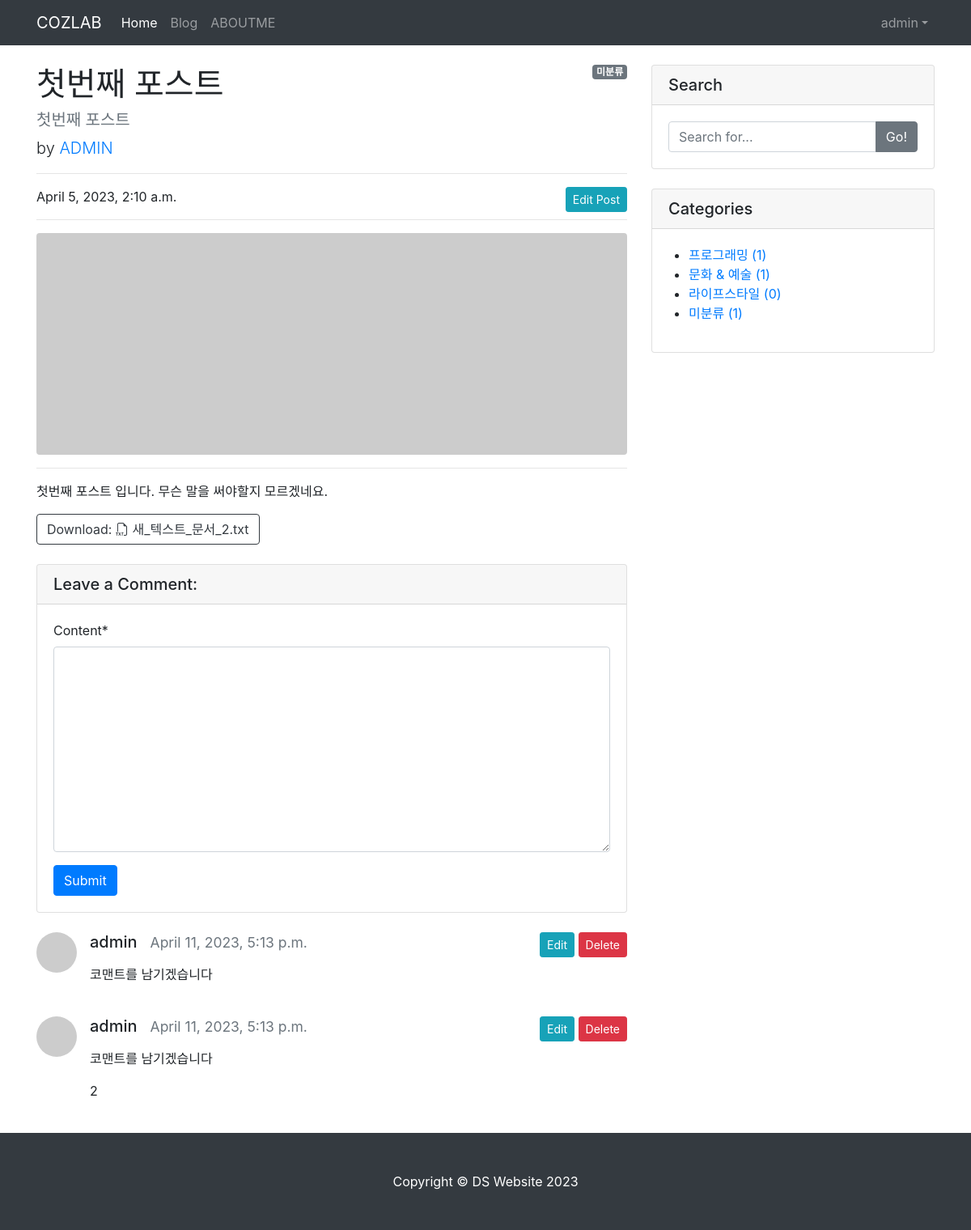
Page /blog/1/ (signed in) on the committed database.
### blog/models.py (models this page shows, shortened)
class Post(models.Model):
    title = models.CharField(max_length=30)
    hook_text = models.CharField(max_length=100, blank=True)
    content = models.TextField()
    head_image = models.ImageField(upload_to='blog/images/%Y/%m/%d/', blank=True)
    file_upload = models.FileField(upload_to='blog/files/%Y/%m/%d/', blank=True)
    created_at = models.DateTimeField(auto_now_add=True)
    updated_at = models.DateTimeField(auto_now=True)
    author = models.ForeignKey(User, null=True, on_delete=models.SET_NULL)
    category = models.ForeignKey(Category, null=True, blank=True, on_delete=models.SET_NULL)
    tags = models.ManyToManyField(Tag, blank=True)
    def get_absolute_url(self):
        return f'/blog/{self.pk}'
    def get_file_name(self):
        return os.path.basename(self.file_upload.name)
    def get_file_ext(self):
        return self.get_file_name().split('.')[-1]

class Comment(models.Model):
    post = models.ForeignKey(Post, on_delete=models.CASCADE)
    author = models.ForeignKey(User, on_delete=models.CASCADE)
    content = models.TextField()
    created_at = models.DateTimeField(auto_now_add=True)
    modified_at = models.DateTimeField(auto_now=True)
    def __str__(self):
        return f'{self.author}::{self.content}'

class Category(models.Model):
    name = models.CharField(max_length=50, unique=True)
    slug = models.SlugField(max_length=200, unique=True, allow_unicode = True)
    def __str__(self):
        return self.name
    def get_absolute_url(self):
        return f'/blog/category/{self.slug}/'

### blog/views.py (the view)
# urls.py: path('<int:pk>/', views.PostDetail.as_view()),
class PostDetail(DetailView):
    model = Post
    def get_context_data(self, **kwargs):
        context = super(PostDetail,self).get_context_data()
        context['categories'] = Category.objects.all()
        context['no_category_post_count'] = Post.objects.filter(category=None).count()
        context['comment_form'] = CommentForm
        return context

### blog/templates/blog/post_detail.html (shortened to what this page needs)
{% extends 'base.html' %}
{% load crispy_forms_tags %}
{% block main_area %}
<div class="row">
    <div class="col-md-8" id="main-area">
        <div id="post-area">
            {% if post.category %}
            <span class="badge badge-secondary float-right">{{ post.category }}</span>
            {% else %}
            <span class="badge badge-secondary float-right">미분류</span>
            {% endif %}
        <h1 class="mt-4">{{ post.title }}</h1>
        <h5 class="text-muted">{{ post.hook_text }}</h5>
        <p class="lead">
            by
            <a href="#">{{ post.author | upper }}</a>
        </p>
        <hr />
        {% if user.is_authenticated and user == post.author %}
        <a class="btn btn-info btn-sm float-right" href="/blog/update_post/{{ post.pk }}/" role="button">
        Edit Post
        </a>
        {% endif %}
        <p>{{ post.created_at }}</p>
        <hr />
        {% if post.head_image %}
        <img class="img-fluid rounded" src="{{ post.head_image.url }}" alt="{{ post.title }} head_image" />
        {% else %}
        <img class="img-fluid rounded" src="https://picsum.photos/seed/{{ post.id }}/800/300/" alt="random_image" />
        {% endif %}
        <hr />
            <p class="lead">
            <p>{{ post.content }}</p>
        {% if post.file_upload %}
        <a href="{{ post.file_upload.url }}" class="btn btn-outline-dark" role="button" download>
            Download:
            {% if post.get_file_ext == 'csv' %}
            <i class="bi bi-filetype-csv"></i>
            {% elif post.get_file_ext == 'xlsx' or post.get_file_ext == 'xls' %}
            <i class="bi bi-file-earmark-excel"></i>
            {% elif post.get_file_ext == 'docx' or post.get_file_ext == 'doc' %}
            <i class="bi bi-filetype-docx"></i>
            {% elif post.get_file_ext == 'text' or post.get_file_ext == 'txt' %}
            <i class="bi bi-filetype-txt"></i>
            {% else %}
            <i class="bi bi-file"></i>
            {% endif %}
            {{ post.get_file_name }}
        </a>
        {% endif %}
        </div>
<div class="card my-4">
    <h5 class="card-header">Leave a Comment:</h5>
    <div class="card-body">
        {% if user.is_authenticated %}
        <form id="comment-form" method="POST" action="{{ post.get_absolute_url}}new_comment/">
            <div class="form-group">{{ comment_form | crispy }}</div>
            <button class="btn btn-primary" type="submit">Submit</button>
        </form>
        {% else %}
        <a role="button" class="btn btn-outline-dark btn-block btn-sm" href="#" data-toggle="modal" data-target="#exampleModal">Log in and leave a comment</a>
        {% endif %}
    </div>
</div>
{% if post.comment_set.exists %}
    {% for comment in post.comment_set.iterator %}
    <div class="media mb-4" id="comment-{{ comment.pk }}">
        <img class="d-flex mr-3 rounded-circle" src="https://via.placeholder.com/50x50" alt="..." />
        <div class="media-body">
            {% if user.is_authenticated and comment.author == user %}
            <div class="float-right">
            <a role="button" class="btn btn-sm btn-info" id="comment-{{ comment.pk }}-update-btn" href="/blog/update_comment/{{comment.pk}}/">Edit</a>
            <a role="button" href="#" id="comment-{{ comment.pk }}-delete-modal-btn" class="btn btn-sm btn-danger" data-toggle="modal" data-target="#deleteCommentModal-{{ comment.pk }}">Delete</a>
            </div>
            {% endif %}
            <h5 class="mt-0">{{ comment.author.username }} &nbsp;&nbsp;<small class="text-muted">{{ comment.created_at }}</small>
            </h5>
            <p>{{ comment.content | linebreaks }}</p>
        </div>
    </div>
        {% endfor %}
        {% endif %}
    </div>
{% include 'blog/side_widget.html' %}
</div>
{% endblock %}

### templates/navbar.html (shortened to what this page needs)
{% load socialaccount %}
<nav class="navbar navbar-expand-lg navbar-dark bg-dark">
  <div class="container">
    <a class="navbar-brand" href="/">COZLAB</a>
    <div class="collapse navbar-collapse" id="navbarResponsive">
      <ul class="navbar-nav">
        <li class="nav-item active">
          <a class="nav-link" href="/">
            Home
          </a>
        </li>
        <li class="nav-item"><a class="nav-link" href="/blog/">Blog</a></li>
        <li class="nav-item"><a class="nav-link" href="../single_pages/about_me.html">ABOUTME</a></li>
      </ul>
      <ul class="navbar-nav ml-auto">
        {% if user.is_authenticated %}
        <li class="nav-item dropdown">
          <a class="nav-link dropdown-toggle" href="#" id="navbarDropdownMenuLink" role="button" data-toggle="dropdown" aria-haspopup="true" aria-expanded="false">{{ user.username }}</a>
        </li>
        {% else %}
        <li class="nav-item"><a class="nav-link" href="#" data-toggle="modal" data-target="#exampleModal"><i class="bi bi-box-arrow-in-right"></i>Login</a></li>
        {% endif %}
      </ul>
    </div>
  </div>
</nav>

### blog/templates/blog/side_widget.html
<div class="col-md-4">
  <div class="card my-4">
    <h5 class="card-header">Search</h5>
    <div class="card-body">
      <div class="input-group">
        <input class="form-control" type="text" placeholder="Search for..." id="Search-input"/>
        <span class="input-group-append"><button class="btn btn-secondary" type="button" onclick="searchPost();">Go!</button></span>
      </div>
    </div>
  </div>
  <div class="card my-4" id="Categories-card">
    <h5 class="card-header">Categories</h5>
    <div class="card-body">
      <div class="row">
          <ul>
            {% for category in categories %}
            <li>
              <a href="{{ category.get_absolute_url }}">{{ category }} ({{ category.post_set.count }})</a>
            </li>
            {% endfor %}
            <li>
              <a href="/blog/category/no_category">미분류 ({{ no_category_post_count }})</a>
            </li>
          </ul>
      </div>
    </div>
  </div>
</div>

### rows in the picture
Post: title "첫번째 포스트", hook_text "첫번째 포스트", author "ADMIN", created_at "April 5, 2023, 2:10 a.m.", content "첫번째 포스트 입니다. 무슨 말을 써야할지 모르겠네요.", get_file_name "새_텍스트_문서_2.txt"
Comment: author.username "admin", created_at "April 11, 2023, 5:13 p.m.", content "코맨트를 남기겠습니다"
Comment: author.username "admin", created_at "April 11, 2023, 5:13 p.m.", content "코맨트를 남기겠습니다 2"
Category: name "프로그래밍", post_set.count "1"
Category: name "문화 & 예술", post_set.count "1"
Category: name "라이프스타일", post_set.count "0"

### other values in the picture
{{ user.username }} "admin"
{{ no_category_post_count }} "1"
